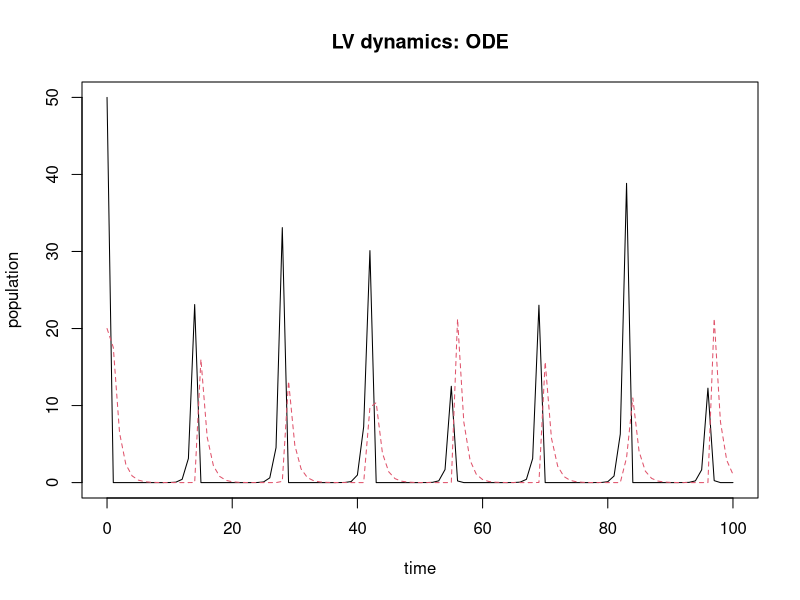
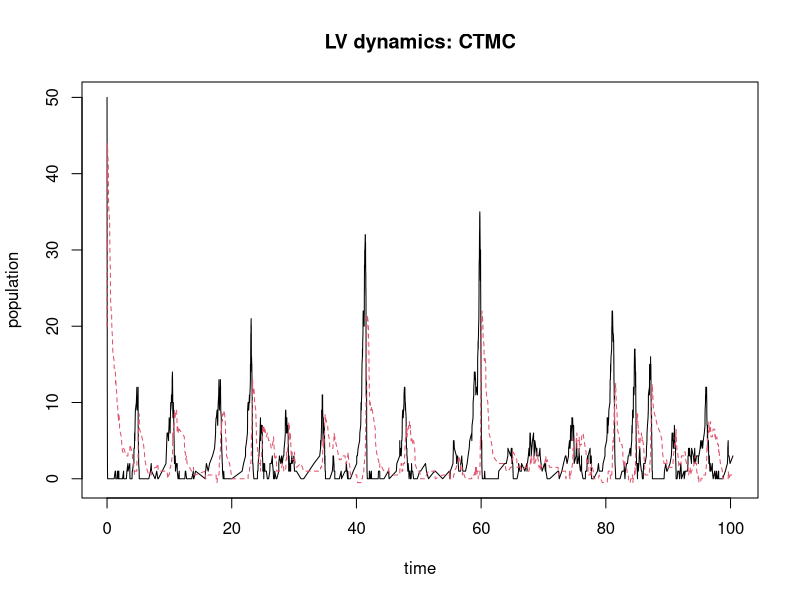
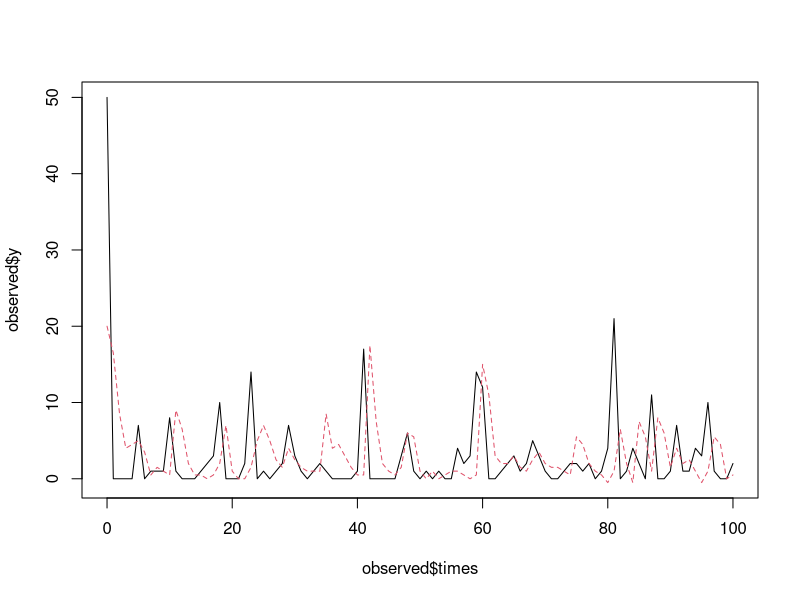

Write R code to recreate these figures, in order.
# 07/15/2020
# try inference framework on Lotka-Volterra model

library(deSolve)
library(tidyverse)
library(minpack.lm)

# 1. ODE definition of LV model
LV_ODE <- function(t, y, parms){
  x1 = y[1]
  x2 = y[2]
  with(as.list(parms),{
    dx1 = alpha * x1 - beta * x1 * x2
    dx2 = delta * x1 * x2 - x2
    list(c(dx1, dx2))
  })
}

# try it out (and obtain numerical solution over time)
times = seq(from=0, to=100, by=1)
y0 = c(50,20)
p = c(alpha=2, beta=1, delta=0.5)

res = ode(y0, times, LV_ODE, p)
head(res)

matplot(res[,1], res[,2:3], type="l", 
        xlab="time", ylab="population",
        main = "LV dynamics: ODE")

## try out a "stiff ODE solver"
res2 = ode(y0, times, LV_ODE, p, method="ode23")
head(res2)
### hmmm.. it stops integrating after a few time steps
### AND it's really slow!

res3 = ode(y0, times, LV_ODE, p, method="ode45")
head(res3)
### it also stops early... maybe because the prey population can't drop below zero?


# 2. CTMC simulator
sim_LV <- function(y0, rates, tmax = 100){
  # rates: should be a named vector
  alpha = rates['alpha']
  beta = rates['beta']
  delta = rates['delta']
  
  values = y0 
  times = 0
  
  x1 = y0[1]; x2 = y0[2]
  t = 0
  
  while(t < tmax){
    ## calculate rates
    ## (a little adjustment, in case x1 or x2 < 0)
    cat("x1=",x1,"x2=",x2,"\t")
    if(x1 <= 0){
      if(x2 <= 0){
        R = c(alpha, 1e-3, 1e-3)
      }else{
        R = c(alpha, 1e-3, x2)
      }
    }else if(x2 <= 0){
      R = c(alpha * x1, beta * x1, 1e-3)
    }else{
      R = c(alpha * x1, beta * x1 * x2, x2)
    }
    totalR = sum(R)
    
    cat('Rates=',R,"\n")
    
    ## next event time
    delta.t = rexp(1, rate = totalR)
    next.t = t + delta.t
    times = c(times, next.t)
    
    ## next event type
    z = sample(3, 1, replace = FALSE, prob = R)
    if(z == 1){
      ## x1 growth
      x1 = x1 + 1
    }else if(z == 2){
      ## x1 decrease and x2 increase
      x1 = x1 - 1
      x2 = x2 + delta/beta #(predator grows proportionally)
    }else{
      ## x2 death
      x2 = x2 - 1
    }
    values = rbind(values, c(x1,x2))
    
    ## forward clock
    t = next.t
  }
  
  return(list(values = values, times = times, 
              params = rates, tmax = tmax))
}

## try it out
CTMC_res = sim_LV(y0, p)

matplot(CTMC_res$times, CTMC_res$values, type = "l",
        xlab="time", ylab="population",
        main = "LV dynamics: CTMC")


# 3. get discrete observations
get_discrete_obs <- function(LV_list, tau){
  
  times = LV_list$times
  values = LV_list$values
  tmax = LV_list$tmax
  
  obs = values[1,] %>% as.numeric()
  ts = seq(from=0, to=tmax, by=tau)
  
  for(t in ts){
    if(t!=0){
      ## find the event time t_i such that t_i <= t < t_{i+1}
      ind = max(which(times <= t))
      y_t = values[ind,] %>% as.numeric()
      obs = rbind(obs, y_t)
    }
  }
  
  return(list(times=ts, y=obs))
}

## try it out
observed = get_discrete_obs(CTMC_res, 1)
matplot(observed$times, observed$y, type = "l")

# dat = data.frame(t = observed$times, y1=observed$y[,1], y2=observed$y[,2])
# 
# nls.fit = nls( ~ ode(c(50,20), t, LV_ODE, params=c(alpha,beta,delta)),
#               data = dat,
#               start=c(alpha=5,beta=1,delta=1))


# 4. define residual function used for LM NLS optimization function
residFun <- function(params, observed, y0, weights=NULL){
  # weights: a n*2 matrix of inverse weights = gamma * x_i(t)
  alpha = params[1]
  beta = params[2]
  delta = params[3]
  
  times = observed$times
  values = observed$y
  
  pred = ode(y0, times, LV_ODE, list(alpha=alpha, beta=beta, delta=delta))
  
  # error = pred - values
  # if(is.null(weights)){
  #   Res = sqrt(error[,2]^2 + error[,3]^2)
  # }else{
  #   Res = sqrt(error[,2]^2/weights[,1] + error[,3]^2/weights[,2])
  # }
  
  cat("nrow of pred:", nrow(pred), "; nrow of values", nrow(values), "\n")
  error = pred[,3] - values[which(times %in% pred[,1]),2]
  if(is.null(weights)){
    Res = error
  }else{
    Res = error[,2] * sqrt(1/weights[,2])
  }
  
  return(Res)
}

## try it out
LM_res = nls.lm(par=c(alpha=1, beta=2, delta=0.5), fn = residFun, 
                observed = observed, y0 = c(50,20))
summary(LM_res)
# it doesn't really work!!
# the estimates don't move far from the starting points
